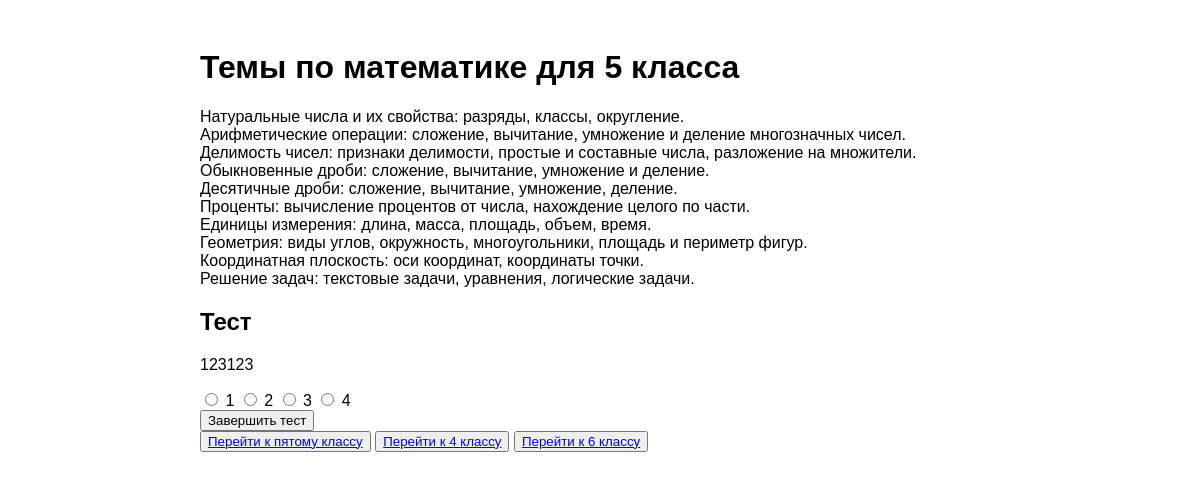
The app's page /fifth/ with its own data.
### core/models.py (models this page shows, shortened)
class Question(models.Model):
    text = models.TextField()
    classroom = models.ForeignKey(Classroom, on_delete=models.CASCADE, related_name="questions")

class Answer(models.Model):
    question = models.ForeignKey(Question, on_delete=models.CASCADE, related_name="answers")
    text = models.CharField(max_length=255)
    is_correct = models.BooleanField(default=False)

### core/views.py (the view)
# urls.py: path('fifth/', fifth_class_view, name='fifth'),
def fifth_class_view(request):
    questions = Question.objects.filter(classroom_id=5)
    return render(request, "fifth.html", {"questions": questions})

### core/templates/fifth.html (shortened to what this page needs)
<!DOCTYPE html>
<html lang="ru">
  <head>
    {% load static %}
    <link rel="stylesheet" href="{% static 'css/style.css' %}" />
  </head>
  <body class="box">
    <div class="box_1">
      <h1>Темы по математике для 5 класса</h1>
      <div class="topic">
        Натуральные числа и их свойства: разряды, классы, округление.
      </div>
      <div class="topic">
        Арифметические операции: сложение, вычитание, умножение и деление
        многозначных чисел.
      </div>
      <div class="topic">
        Делимость чисел: признаки делимости, простые и составные числа,
        разложение на множители.
      </div>
      <div class="topic">
        Обыкновенные дроби: сложение, вычитание, умножение и деление.
      </div>
      <div class="topic">
        Десятичные дроби: сложение, вычитание, умножение, деление.
      </div>
      <div class="topic">
        Проценты: вычисление процентов от числа, нахождение целого по части.
      </div>
      <div class="topic">
        Единицы измерения: длина, масса, площадь, объем, время.
      </div>
      <div class="topic">
        Геометрия: виды углов, окружность, многоугольники, площадь и периметр
        фигур.
      </div>
      <div class="topic">
        Координатная плоскость: оси координат, координаты точки.
      </div>
      <div class="topic">
        Решение задач: текстовые задачи, уравнения, логические задачи.
      </div>
      <h2>Тест</h2>
      <form id="test-form">
        {% for question in questions %}
        <div class="question">
          <p>{{ question.text }}</p>
          {% for answer in question.answers.all %}
          <label>
            <input
              type="radio"
              name="question_{{ question.id }}"
              value="{{ answer.id }}"
            />
            {{ answer.text }}
          </label>
          {% endfor %}
        </div>
        {% endfor %}
        <button type="button" onclick="submitTest()">Завершить тест</button>
      </form>
      <button><a href="{% url 'fifth' %}">Перейти к пятому классу</a></button>
      <button><a href="{% url 'fourth' %}">Перейти к 4 классу</a></button>
      <button><a href="{% url 'sixth' %}">Перейти к 6 классу</a></button>
    </div>
  </body>
</html>

### core/static/css/style.css (style rules this page uses)
.box { display: flex; justify-content: center; align-items: center; flex-direction: column; padding: 20px; }
.box_1 { width: 100%; max-width: 800px; margin: 0 auto; text-align: left; font-family: Arial, Helvetica, sans-serif; }

### records on screen
Question: text "123123"
Answer: text "1"
Answer: text "2"
Answer: text "3"
Answer: text "4"
